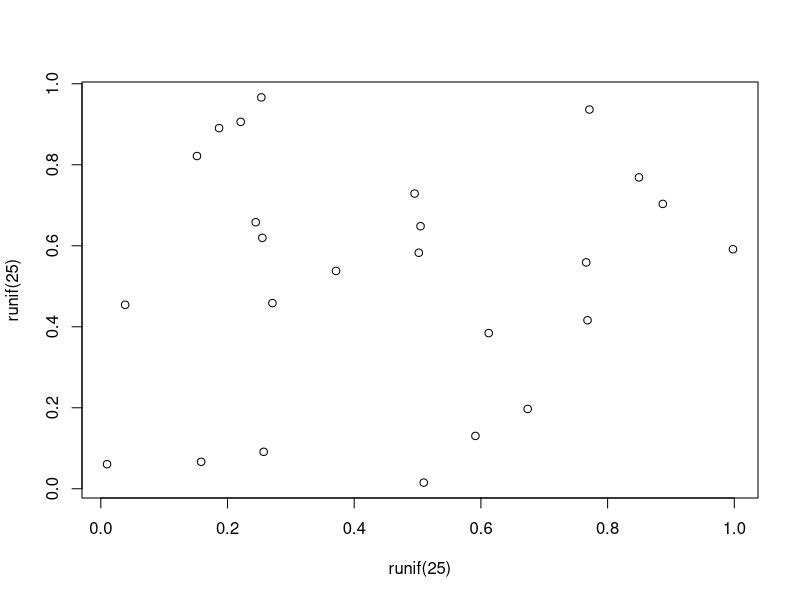

Source code (R):
## ---- chunk 1
#| label: fig-meaningless
#| fig-cap: A meaningless scatterplot
#| fig-width: 5
#| fig-height: 5
#| fig-align: center
#| out-width: 50%
#| echo: false
plot(runif(25), runif(25))
## ---- chunk 2
#| label: tbl-simple
#| tbl-cap: Caption centered above table
#| echo: true
knitr::kable(head(mtcars)[,1:4])
